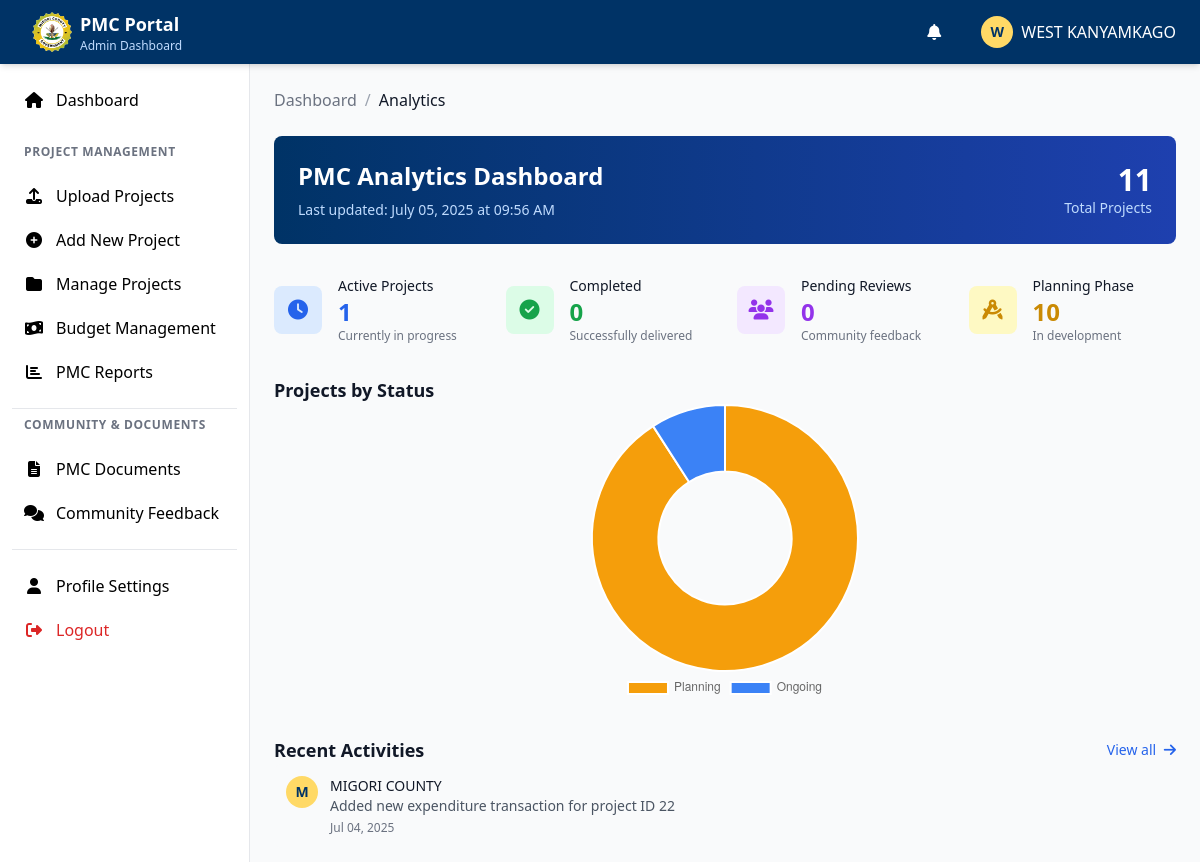
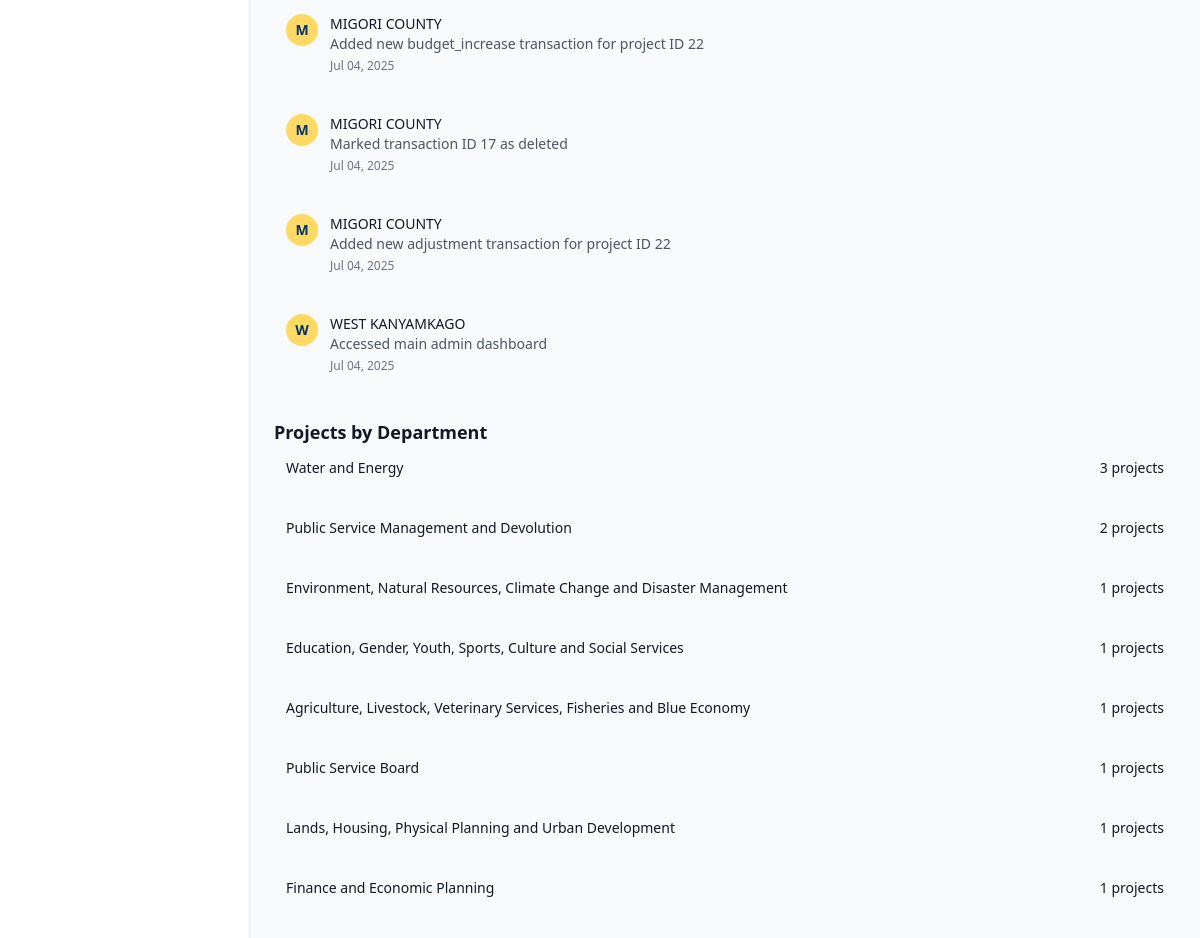
The page /admin/dashboard.php (signed in) on the database its author committed (2 pictures, top to bottom).
### tables this page shows
CREATE TABLE `projects` (
  `id` int(11) NOT NULL,
  `project_name` varchar(255) NOT NULL,
  `description` text DEFAULT NULL,
  `department_id` int(11) NOT NULL,
  `project_year` int(11) NOT NULL,
  `county_id` int(11) NOT NULL,
  `sub_county_id` int(11) NOT NULL,
  `ward_id` int(11) NOT NULL,
  `location_address` text DEFAULT NULL,
  `location_coordinates` varchar(100) DEFAULT NULL,
  `start_date` date DEFAULT NULL,
  `expected_completion_date` date DEFAULT NULL,
  `actual_completion_date` date DEFAULT NULL,
  `contractor_name` varchar(255) DEFAULT NULL,
  `contractor_contact` varchar(100) DEFAULT NULL,
  `status` enum('planning','ongoing','completed','suspended','cancelled') NOT NULL DEFAULT 'planning',
  `visibility` enum('private','published') DEFAULT 'private',
  `step_status` enum('awaiting','running','completed') DEFAULT 'awaiting',
  `progress_percentage` decimal(5,2) DEFAULT 0.00,
  `total_steps` int(11) DEFAULT 0,
  `completed_steps` int(11) DEFAULT 0,
  `created_by` int(11) DEFAULT NULL,
  `created_at` timestamp NOT NULL DEFAULT current_timestamp(),
  `updated_at` timestamp NOT NULL DEFAULT current_timestamp() ON UPDATE current_timestamp(),
  `average_rating` decimal(3,2) DEFAULT 5.00,
  `total_ratings` int(11) DEFAULT 0,
  `allocated_budget` decimal(15,2) DEFAULT 0.00,
  `spent_budget` decimal(15,2) DEFAULT 0.00,
  `budget_status` enum('not_allocated','allocated','overspent') DEFAULT 'not_allocated',
  `total_budget` decimal(15,2) DEFAULT NULL
);

CREATE TABLE `admin_activity_log` (
  `id` int(11) NOT NULL,
  `admin_id` int(11) NOT NULL,
  `activity_type` varchar(50) NOT NULL,
  `activity_description` text NOT NULL,
  `target_type` varchar(50) DEFAULT NULL,
  `target_id` int(11) DEFAULT NULL,
  `ip_address` varchar(45) DEFAULT NULL,
  `user_agent` text DEFAULT NULL,
  `additional_data` longtext DEFAULT NULL CHECK (json_valid(`additional_data`)),
  `created_at` timestamp NOT NULL DEFAULT current_timestamp()
);

### includes/functions.php (called while the page is built, shortened)
<?php
require_once __DIR__ . '/../config.php';
if (!function_exists('verify_csrf_token')) {
function format_date($date) {
    return date('M d, Y', strtotime($date));
}
}
if (!function_exists('format_currency')) {
function get_recent_activities($limit = 10, $admin_id = null) {
    global $pdo;
    try {
        $tables_to_try = ['admin_activity_log', 'activity_logs'];
        foreach ($tables_to_try as $table) {
            $sql = "SELECT al.*, a.name as admin_name, a.email as admin_email
                    FROM $table al
                    LEFT JOIN admins a ON al.admin_id = a.id ";
            $params = [];
            $sql .= "ORDER BY al.created_at DESC LIMIT ?";
            $params[] = $limit;
            try {
                $stmt = $pdo->prepare($sql);
                $stmt->execute($params);
                return $stmt->fetchAll();
            } catch (Exception $e) {
                continue;
            }
        }
        return [];
    } catch (Exception $e) {
        error_log("Get activities error: " . $e->getMessage());
        return [];
    }
}
}
?>

### admin/dashboard.php (the view, shortened to what this page needs)
<?php
require_once '../includes/auth.php';
require_once '../includes/functions.php';
include 'includes/adminHeader.php';
try {
    $stats = [];
    $stats['total_projects'] = $pdo->query("SELECT COUNT(*) FROM projects")->fetchColumn();
    $stats['planning_projects'] = $pdo->query("SELECT COUNT(*) FROM projects WHERE status = 'planning'")->fetchColumn();
    $stats['ongoing_projects'] = $pdo->query("SELECT COUNT(*) FROM projects WHERE status = 'ongoing'")->fetchColumn();
    $stats['completed_projects'] = $pdo->query("SELECT COUNT(*) FROM projects WHERE status = 'completed'")->fetchColumn();
    $stats['suspended_projects'] = $pdo->query("SELECT COUNT(*) FROM projects WHERE status = 'suspended'")->fetchColumn();
    $stats['cancelled_projects'] = $pdo->query("SELECT COUNT(*) FROM projects WHERE status = 'cancelled'")->fetchColumn();
    $feedback_stats = [];
    $feedback_stats['total_feedback'] = $pdo->query("SELECT COUNT(*) FROM feedback")->fetchColumn();
    $feedback_stats['pending_feedback'] = $pdo->query("SELECT COUNT(*) FROM feedback WHERE status = 'pending'")->fetchColumn();
    $feedback_stats['reviewed_feedback'] = $pdo->query("SELECT COUNT(*) FROM feedback WHERE status = 'reviewed'")->fetchColumn();
    $feedback_stats['responded_feedback'] = $pdo->query("SELECT COUNT(*) FROM feedback WHERE status = 'responded'")->fetchColumn();
    $recent_projects = $pdo->query("SELECT p.*, d.name as department_name
                                   FROM projects p
                                   JOIN departments d ON p.department_id = d.id
                                   ORDER BY p.created_at DESC LIMIT 5")->fetchAll();
    $projects_by_status = $pdo->query("SELECT status, COUNT(*) as count
                                      FROM projects
                                      GROUP BY status")->fetchAll();
    $projects_by_department = $pdo->query("SELECT d.name, COUNT(*) as count
                                          FROM projects p
                                          JOIN departments d ON p.department_id = d.id
                                          GROUP BY d.id, d.name
                                          ORDER BY count DESC")->fetchAll();
    $recent_activities = get_recent_activities(10);
} catch (Exception $e) {
    error_log("Dashboard Error: " . $e->getMessage());
    $stats = [];
    $feedback_stats = [];
    $recent_projects = [];
    $projects_by_year = [];
    $projects_by_status = [];
    $projects_by_department = [];
    $recent_activities = [];
}
?>
<div class="mb-6">
    <nav class="flex" aria-label="Breadcrumb">
        <ol class="flex items-center space-x-2">
            <li><a href="index.php" class="text-gray-500 hover:text-gray-700">Dashboard</a></li>
            <li><span class="text-gray-400">/</span></li>
            <li><span class="text-gray-900">Analytics</span></li>
        </ol>
    </nav>
</div>
<div class="mb-8">
    <div class="bg-gradient-to-r from-pmc-navy to-blue-800 rounded-lg p-6 text-white">
        <div class="flex items-center justify-between">
            <div>
                <h2 class="text-2xl font-bold mb-2">PMC Analytics Dashboard</h2>
                <p class="text-sm text-blue-200 mt-2">
                    Last updated: <?php echo date('F d, Y \a\t H:i A'); ?>
                </p>
            </div>
            <div class="text-right">
                <div class="text-3xl font-bold"><?php echo number_format($stats['total_projects'] ?? 0); ?></div>
                <div class="text-sm text-blue-200">Total Projects</div>
            </div>
        </div>
    </div>
</div>
<div class="grid grid-cols-1 md:grid-cols-2 lg:grid-cols-4 gap-6 mb-8">
    <div class="pmc-card">
        <div class="pmc-card-content">
            <div class="flex items-center">
                <div class="flex-shrink-0">
                    <div class="w-12 h-12 bg-blue-100 rounded-lg flex items-center justify-center">
                        <i class="fas fa-clock text-blue-600 text-xl"></i>
                    </div>
                </div>
                <div class="ml-4 flex-1">
                    <p class="text-sm font-medium text-gray-900">Active Projects</p>
                    <p class="text-2xl font-bold text-blue-600"><?php echo number_format($stats['ongoing_projects'] ?? 0); ?></p>
                    <p class="text-xs text-gray-500">Currently in progress</p>
                </div>
            </div>
        </div>
    </div>
    <div class="pmc-card">
        <div class="pmc-card-content">
            <div class="flex items-center">
                <div class="flex-shrink-0">
                    <div class="w-12 h-12 bg-green-100 rounded-lg flex items-center justify-center">
                        <i class="fas fa-check-circle text-green-600 text-xl"></i>
                    </div>
                </div>
                <div class="ml-4 flex-1">
                    <p class="text-sm font-medium text-gray-900">Completed</p>
                    <p class="text-2xl font-bold text-green-600"><?php echo number_format($stats['completed_projects'] ?? 0); ?></p>
                    <p class="text-xs text-gray-500">Successfully delivered</p>
                </div>
            </div>
        </div>
    </div>
    <div class="pmc-card">
        <div class="pmc-card-content">
            <div class="flex items-center">
                <div class="flex-shrink-0">
                    <div class="w-12 h-12 bg-purple-100 rounded-lg flex items-center justify-center">
                        <i class="fas fa-users text-purple-600 text-xl"></i>
                    </div>
                </div>
                <div class="ml-4 flex-1">
                    <p class="text-sm font-medium text-gray-900">Pending Reviews</p>
                    <p class="text-2xl font-bold text-purple-600"><?php echo number_format($feedback_stats['pending_feedback'] ?? 0); ?></p>
                    <p class="text-xs text-gray-500">Community feedback</p>
                </div>
            </div>
        </div>
    </div>
    <div class="pmc-card">
        <div class="pmc-card-content">
            <div class="flex items-center">
                <div class="flex-shrink-0">
                    <div class="w-12 h-12 bg-yellow-100 rounded-lg flex items-center justify-center">
                        <i class="fas fa-drafting-compass text-yellow-600 text-xl"></i>
                    </div>
                </div>
                <div class="ml-4 flex-1">
                    <p class="text-sm font-medium text-gray-900">Planning Phase</p>
                    <p class="text-2xl font-bold text-yellow-600"><?php echo number_format($stats['planning_projects'] ?? 0); ?></p>
                    <p class="text-xs text-gray-500">In development</p>
                </div>
            </div>
        </div>
    </div>
</div>
<div class="grid grid-cols-1 xl:grid-cols-2 gap-8 mb-8">
    <div class="pmc-card">
        <div class="pmc-card-header">
            <h3 class="text-lg font-semibold text-gray-900">Projects by Status</h3>
        </div>
        <div class="pmc-card-content">
            <canvas id="statusChart" width="400" height="300"></canvas>
        </div>
    </div>
    <div class="pmc-card">
        <div class="pmc-card-header">
            <div class="flex items-center justify-between">
                <h3 class="text-lg font-semibold text-gray-900">Recent Activities</h3>
                <a href="activityLogs.php" class="text-blue-600 hover:text-blue-500 text-sm font-medium">
                    View all <i class="fas fa-arrow-right ml-1"></i>
                </a>
            </div>
        </div>
        <div class="pmc-card-content">
            <div class="space-y-4">
                <?php foreach (array_slice($recent_activities, 0, 5) as $activity): ?>
                    <div class="flex items-start space-x-3 p-3 bg-gray-50 rounded-lg">
                        <div class="w-8 h-8 bg-pmc-gold rounded-full flex items-center justify-center flex-shrink-0">
                            <span class="text-pmc-navy font-bold text-sm">
                                <?php echo strtoupper(substr($activity['admin_name'] ?? 'S', 0, 1)); ?>
                            </span>
                        </div>
                        <div class="flex-1 min-w-0">
                            <div class="text-sm font-medium text-gray-900">
                                <?php echo htmlspecialchars($activity['admin_name'] ?? 'System'); ?>
                            </div>
                            <div class="text-sm text-gray-600">
                                <?php echo htmlspecialchars($activity['activity_description']); ?>
                            </div>
                            <div class="text-xs text-gray-500 mt-1">
                                <?php echo format_date($activity['created_at']); ?>
                            </div>
                        </div>
                    </div>
                <?php endforeach; ?>
            </div>
        </div>
    </div>
</div>
<div class="pmc-card mb-8">
    <div class="pmc-card-header">
        <h3 class="text-lg font-semibold text-gray-900">Projects by Department</h3>
    </div>
    <div class="pmc-card-content">
        <div class="space-y-4">
            <?php foreach ($projects_by_department as $dept): ?>
                <div class="flex items-center justify-between p-3 bg-gray-50 rounded-lg">
                    <div class="flex-1">
                        <div class="text-sm font-medium text-gray-900">
                            <?php echo htmlspecialchars($dept['name']); ?>
                        </div>
                    </div>
                    <div class="text-sm font-medium text-gray-900">
                        <?php echo $dept['count']; ?> projects
                    </div>
                </div>
            <?php endforeach; ?>
        </div>
    </div>
</div>
<script>
// Status Chart
const statusData = <?php echo json_encode($projects_by_status); ?>;
const statusLabels = statusData.map(item => item.status.charAt(0).toUpperCase() + item.status.slice(1));
const statusCounts = statusData.map(item => item.count);
const statusColors = ['#f59e0b', '#3b82f6', '#10b981', '#f97316', '#ef4444'];
const statusCtx = document.getElementById('statusChart').getContext('2d');
new Chart(statusCtx, {
    type: 'doughnut',
    data: {
        labels: statusLabels,
        datasets: [{
            data: statusCounts,
            backgroundColor: statusColors,
            borderWidth: 2,
            borderColor: '#ffffff'
        }]
    },
    options: {
        responsive: true,
        maintainAspectRatio: false,
        plugins: {
            legend: {
                position: 'bottom'
            }
        }
    }
});
</script>

### rows shown on the page
projects: ward "10"
admin_activity_log: admin.name "M", admin.name "MIGORI COUNTY", activity_description "Added new expenditure transaction for project ID 22", created_at "Jul 04, 2025"
admin_activity_log: admin.name "M", admin.name "MIGORI COUNTY", activity_description "Added new budget_increase transaction for project ID 22", created_at "Jul 04, 2025"
admin_activity_log: admin.name "M", admin.name "MIGORI COUNTY", activity_description "Marked transaction ID 17 as deleted", created_at "Jul 04, 2025"
admin_activity_log: admin.name "M", admin.name "MIGORI COUNTY", activity_description "Added new adjustment transaction for project ID 22", created_at "Jul 04, 2025"
admin_activity_log: admin.name "W", admin.name "WEST KANYAMKAGO", activity_description "Accessed main admin dashboard", created_at "Jul 04, 2025"

### other values the page prints
substr($current_admin['name'], 0, 1) "W"
$current_admin['name'] "WEST KANYAMKAGO"
$stats['total_projects'] "11"
$stats['ongoing_projects'] "1"
$stats['completed_projects'] "0"
$feedback_stats['pending_feedback'] "0"
$dept['name'] "Water and Energy"
$dept['count'] "3"
$dept['name'] "Public Service Management and Devolution"
$dept['count'] "2"
$dept['name'] "Environment, Natural Resources, Climate Change and Disaster Management"
$dept['count'] "1"
$dept['name'] "Education, Gender, Youth, Sports, Culture and Social Services"
$dept['name'] "Agriculture, Livestock, Veterinary Services, Fisheries and Blue Economy"
$dept['name'] "Public Service Board"
